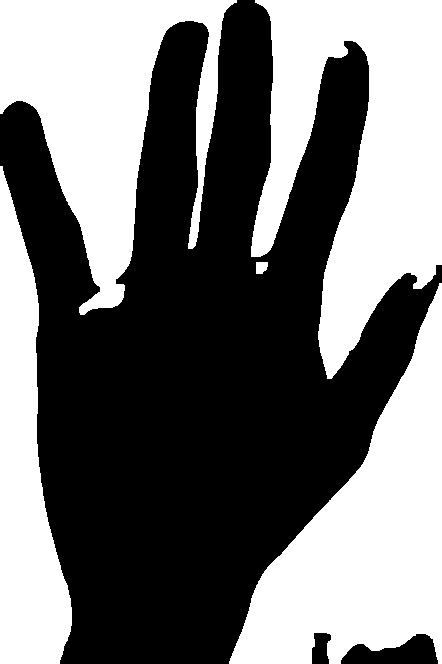
#> input picture templates/fullhand_bintemplate1.png, 442 x 664 px, given in place of the camera
$ jupyter execute --allow-errors HandDetection.ipynb   (text cells are left out)
#> lines starting #> are read from the running program, lines starting #| are printed output that depends on the picture; after the words box and inside, x2 and y2 are one past the last pixel; in counts of white or black regions, pixels touching at a corner belong together
[cell 1]
import cv2
import numpy as np

[cell 2]
video = cv2.VideoCapture(0)


while True:
    ret, frame = video.read()
#> frame is the input picture: shape (664, 442, 3); 45.3% white; 5 white regions, box (x1, y1, x2, y2) and area: (251, 0, 442, 379) 40739, (229, 283, 442, 664) 37025, (0, 0, 237, 315) 34393, (0, 166, 72, 664) 20568, (256, 262, 268, 274) 125

    cv2.imshow("Gesture Recognition", frame)

    if cv2.waitKey(1) == ord('q'):
#> (key q is pressed here)
        break

video.release()
cv2.destroyAllWindows()

cv2.waitKey(1)

[cell 3]
cv2.imwrite('temp.png', frame)
#> Out = True

[cell 4]
def erosion(image_cv, kernel_size = 4):

    kernel = cv2.getStructuringElement(cv2.MORPH_RECT, (kernel_size,kernel_size))
    image_cv_eroded = cv2.erode(image_cv, kernel)

    return image_cv_eroded

def dilate(image_cv, kernel_size = 4):

    kernel = cv2.getStructuringElement(cv2.MORPH_RECT, (kernel_size,kernel_size))
    image_cv_dilated = cv2.dilate(image_cv, kernel)

    return image_cv_dilated

def morph_image(image,morph, kernel_size):

    if morph == 'dilate':
        image_morphed = dilate(image,kernel_size = kernel_size)

    elif morph == 'erode':
        image_morphed = erosion(image,kernel_size = kernel_size)
    else:
        raise NotImplementedError
    return image_morphed

[cell 5]
def get_contours(cv_image_thres):

    contours, hierarchy = cv2.findContours(cv_image_thres, cv2.RETR_TREE, cv2.CHAIN_APPROX_SIMPLE)
    return contours

# [8 lines left out: function draw_contours, not called in this run]

def get_largest_contour(contours):

    max_area = 0

    max_i = -1

    for i,contour in enumerate(contours):

        area = cv2.contourArea(contour)

        if area > max_area:
            max_i = i
            max_area = area

    return [contours[max_i]]

[cell 6]
def detect_skin(frame):
    ycrcb = cv2.cvtColor(frame, cv2.COLOR_BGR2YCrCb)
#> ycrcb: shape (664, 442, 3); mean of channels 0, 1, 2 115.4, 128, 128

    lower_skin = np.array([0, 145, 100], dtype=np.uint8)
    upper_skin = np.array([255, 173, 127], dtype=np.uint8)

    mask = cv2.inRange(ycrcb, lower_skin, upper_skin)
#> mask: shape (664, 442); every value is 0

    mask = morph_image(mask, morph='erode', kernel_size=3)
    mask =  morph_image(mask, morph='dilate', kernel_size=3)

    return mask

[cell 7]
# [11 lines left out: function circularity, not called in this run]

[cell 8]
import matplotlib.pyplot as plt

def show_image(image):

    if image.ndim == 3:

        img = cv2.cvtColor(image, cv2.COLOR_BGR2RGB)

        plt.imshow(img)

    else:
        plt.imshow(image, cmap = 'gray')

[cell 9]
frame_skind = detect_skin(frame)

[cell 10]
show_image(frame_skind)

[cell 11]
cv2.imwrite('temp_skind.png', frame_skind)
#> Out = True

[cell 12]
skin_contours = get_contours(frame_skind)
#> in get_contours, `contours, hierarchy = cv2.findContours(cv_image_thres, cv2.RETR_TREE, ..`: contours = []
#> skin_contours = []

#> (the rest of this cell did not finish here and is left out)

#> after the loop in get_largest_contour, `for i,contour in enumerate(contours):`: max_area = 0; max_i = -1


binary_frame = np.zeros(frame.shape[:2], dtype=np.uint8)

binary_frame += 255

binary_frame = cv2.drawContours(binary_frame, largest_skincontour, -1, (0), thickness=cv2.FILLED)

#> (a cell that did not finish here is left out)

#> (a cell that did not finish here is left out)

[cell 15]
# [34 lines left out: functions match_gestures, annotate_frame, not called in this run]

[cell 16]
templates = [
             ('thumbsup', cv2.imread('templates/thumbsup_bintemplate.png', cv2.IMREAD_GRAYSCALE) ),

             ('thumbsup', cv2.imread('templates/thumbsup_bintemplate5.png', cv2.IMREAD_GRAYSCALE) ),

             ('thumbsdown', cv2.imread('templates/thumbsdown_bintemplate.png', cv2.IMREAD_GRAYSCALE)),
             ('thumbsdown', cv2.imread('templates/thumbsdown_bintemplate4.png', cv2.IMREAD_GRAYSCALE)),

             ('peace', cv2.imread('templates/peace_bintemplate1.png', cv2.IMREAD_GRAYSCALE)),
             ('peace', cv2.imread('templates/peace_bintemplate2.png', cv2.IMREAD_GRAYSCALE)),

             ('hand open', cv2.imread('templates/fullhand_bintemplate1.png', cv2.IMREAD_GRAYSCALE)),

             ('hand open', cv2.imread('templates/fullhand_bintemplate2.png', cv2.IMREAD_GRAYSCALE)),


             ]
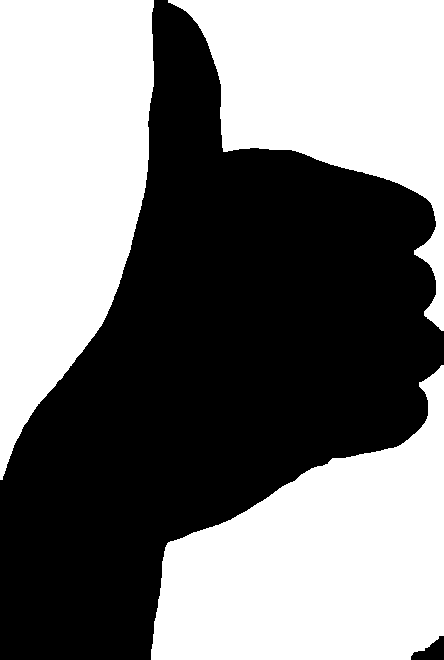
#> input picture templates/thumbsup_bintemplate.png, 444 x 660 px
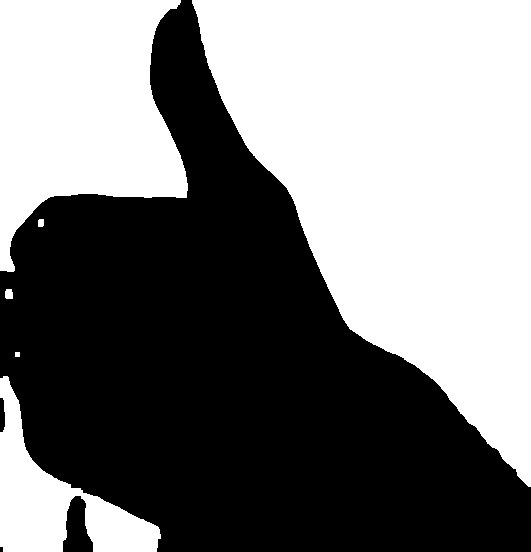
#> input picture templates/thumbsup_bintemplate5.png, 531 x 552 px
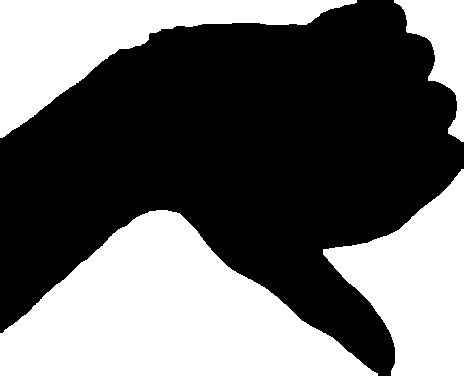
#> input picture templates/thumbsdown_bintemplate.png, 464 x 376 px

#> (a cell that did not finish here is left out)

[cell 18]
cv2.imwrite('temp_ann.png', frame)

show_image(frame)

[cell 19]
video = cv2.VideoCapture(0)


# Initialize variables for tracking the hand's centroid position
centroid_positions = []
wave_detected = False
min_distance = 30
min_direction_changes = 4
direction_change_indices = []

# templates = [('thumbsup', cv2.imread('thumbsup_bintemplate.png', cv2.IMREAD_GRAYSCALE) ), ('thumbsdown', cv2.imread('thumbsdown_bintemplate.png', cv2.IMREAD_GRAYSCALE) )]

skip_frames = 3

frame_cnt = 0

frame_width = int(video.get(cv2.CAP_PROP_FRAME_WIDTH))
frame_height = int(video.get(cv2.CAP_PROP_FRAME_HEIGHT))

fourcc = cv2.VideoWriter_fourcc(*'MP4V')
out = cv2.VideoWriter('output.avi', fourcc, 20.0, (frame_width, frame_height))

while True:
    ret, frame = video.read()

    frame_cnt += 1

    if frame_cnt%skip_frames == 0:
        continue


    image_skinmasked = detect_skin(frame)
